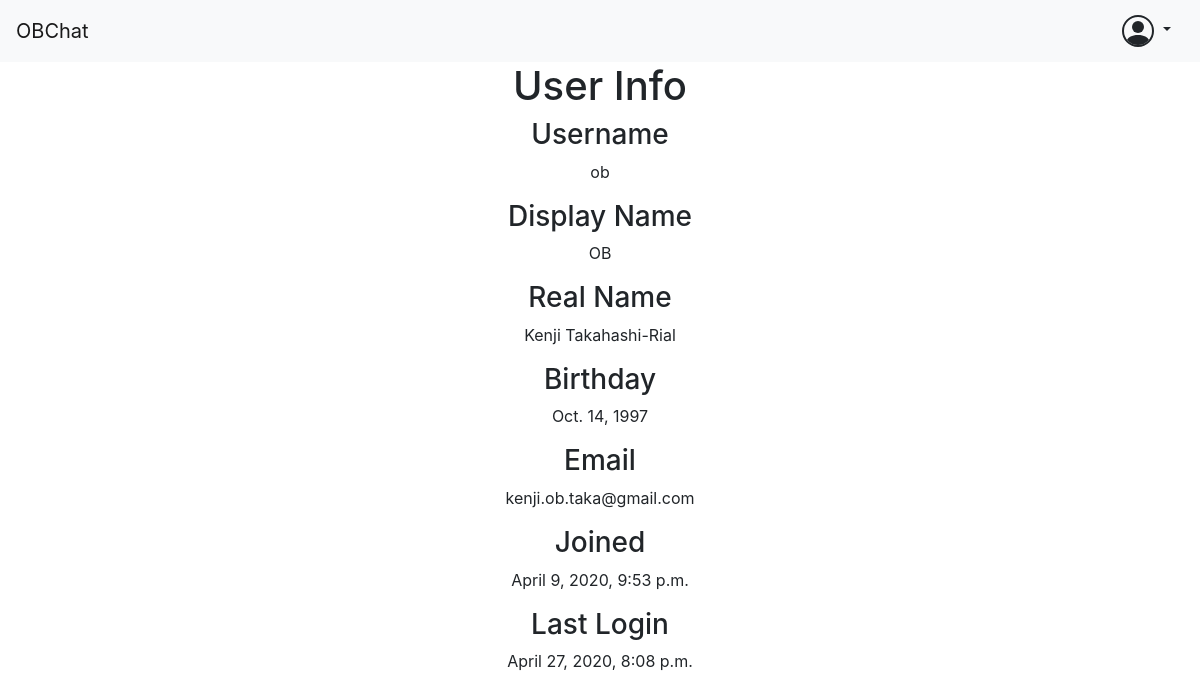
The page /OB/user/ob/ on the database as committed earlier.
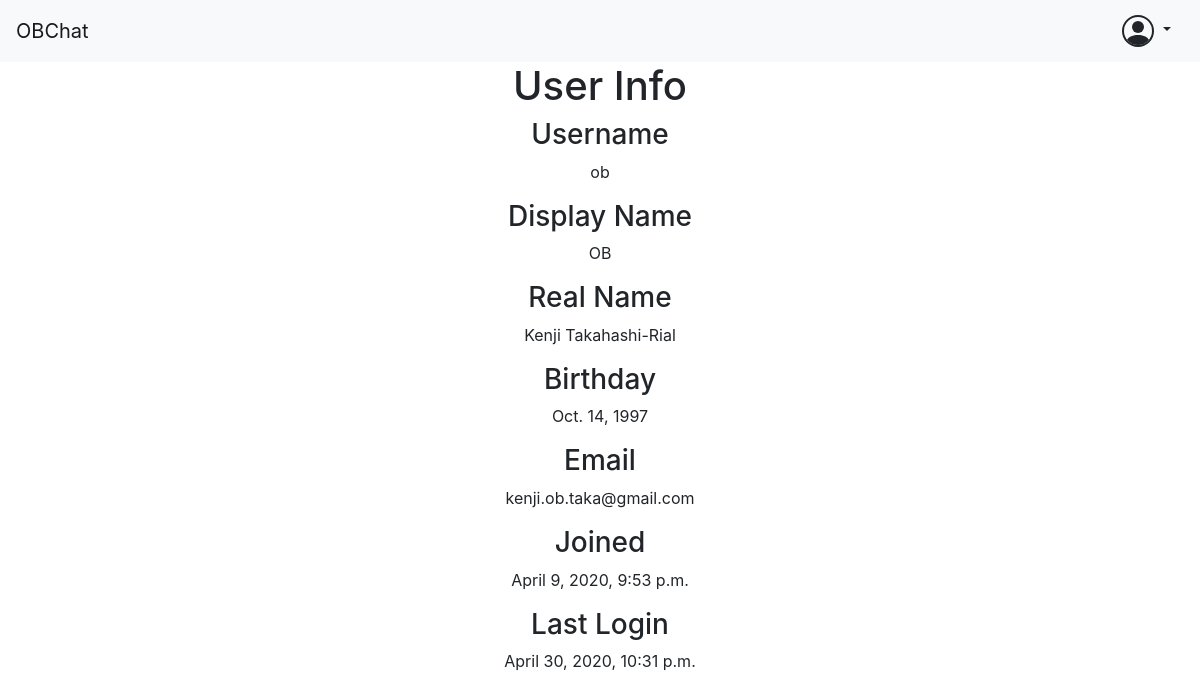
The same page on the database as committed later.
### OB/models.py (models this page shows, shortened)
class OBUser(AbstractUser):
    display_name = CharField(max_length=DISPLAY_NAME_MAX_LENGTH, null=True)
    birthday = DateField(null=True)
    is_anon = BooleanField(default=False)
    is_expelled = BooleanField(default=False)
    is_ob = BooleanField(default=False)

### OB/views/user.py (the view)
# urls.py: url(r"^user/(?P<username>[-\w]+)/$", user, name="OB-user")
def user(request, username):
    if request.method == "GET":
        user_object = try_get(OBUser, username=username)
        if user_object:
            template = "OB/user.html"
            context = {"user": user_object}
        else:
            template = "OB/not_user.html"
            context = {}
        return render(request, template, context)
    if request.method == "POST":
        return None
    return HttpResponse()

### OB/utilities/database.py (called while the page is built)
def try_get(model, **kwargs):
    try:
        return model.objects.get(**kwargs)
    except model.DoesNotExist:
        return None

### OB/templates/OB/user.html (shortened to what this page needs)
{% extends "OB/base.html" %}
{% block body %}
  <div class="row">
    <div class="mx-auto text-center">
      <h1>User Info</h1>
      <div id="display-info">
        <h3>Username</h3>
        <p>{{ user.username }}</p>
        <h3>Display Name</h3>
        <p name="can-edit" id="display-name">{% if user.display_name %}{{ user.display_name }}{% else %}{{ user.username }}{% endif %}</p>
        <h3>Real Name</h3>
        <p name="can-edit" id="real-name">{{ user.first_name }} {{ user.last_name }}</p>
        <h3>Birthday</h3>
        <p name="can-edit" id="birthday">{{ user.birthday }}</p>
        <h3>Email</h3>
        <p>{{ user.email }}</p>
        <h3>Joined</h3>
        <p>{{ user.date_joined }}</p>
        <h3>Last Login</h3>
        <p>{{ user.last_login }}</p>
      </div>
    </div>
  </div>
{% endblock %}

Rows that differ between the two databases and show on the page:
changed OBUser "ob": last_login "April 27, 2020, 8:08 p.m." → "April 30, 2020, 10:31 p.m."
